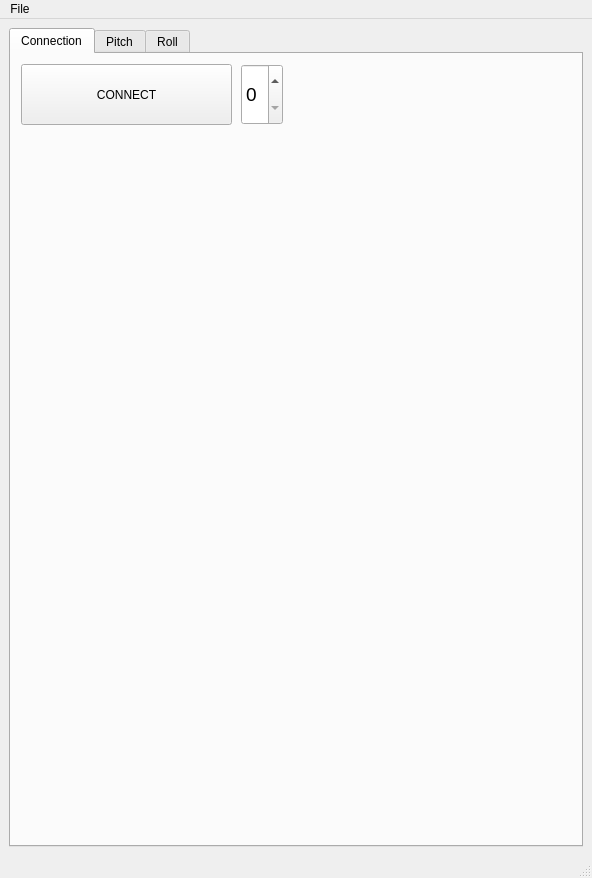
<?xml version="1.0" encoding="UTF-8"?>
<ui version="4.0">
 <class>MainWindow</class>
 <widget class="QMainWindow" name="MainWindow">
  <property name="geometry">
   <rect>
    <x>0</x>
    <y>0</y>
    <width>592</width>
    <height>878</height>
   </rect>
  </property>
  <property name="windowTitle">
   <string>Airbus Fly-By-Wire Development</string>
  </property>
  <widget class="QWidget" name="centralWidget">
   <layout class="QVBoxLayout" name="verticalLayout">
    <item>
     <widget class="QTabWidget" name="tab">
      <property name="currentIndex">
       <number>0</number>
      </property>
      <widget class="QWidget" name="tabConnection">
       <attribute name="title">
        <string>Connection</string>
       </attribute>
       <widget class="QPushButton" name="pushButtonConnect">
        <property name="geometry">
         <rect>
          <x>10</x>
          <y>10</y>
          <width>211</width>
          <height>61</height>
         </rect>
        </property>
        <property name="autoFillBackground">
         <bool>false</bool>
        </property>
        <property name="text">
         <string>CONNECT</string>
        </property>
        <property name="checkable">
         <bool>false</bool>
        </property>
        <property name="checked">
         <bool>false</bool>
        </property>
       </widget>
       <widget class="QSpinBox" name="spinBoxConfigurationIndex">
        <property name="geometry">
         <rect>
          <x>230</x>
          <y>10</y>
          <width>42</width>
          <height>61</height>
         </rect>
        </property>
        <property name="font">
         <font>
          <pointsize>14</pointsize>
         </font>
        </property>
        <property name="maximum">
         <number>9</number>
        </property>
        <property name="value">
         <number>0</number>
        </property>
       </widget>
      </widget>
      <widget class="QWidget" name="tabPitch">
       <attribute name="title">
        <string>Pitch</string>
       </attribute>
       <layout class="QGridLayout" name="gridLayout">
        <item row="2" column="0">
         <widget class="ActualDemandChart" name="pitchRate"/>
        </item>
        <item row="0" column="0">
         <widget class="QLabel" name="labelPitch"/>
        </item>
        <item row="1" column="0">
         <widget class="ActualDemandChart" name="c_star"/>
        </item>
       </layout>
      </widget>
      <widget class="QWidget" name="tabRoll">
       <attribute name="title">
        <string>Roll</string>
       </attribute>
       <layout class="QGridLayout" name="gridLayout">
        <item row="1" column="0">
         <widget class="ActualDemandChart" name="rollRate"/>
        </item>
        <item row="2" column="0">
         <widget class="ActualDemandChart" name="bank"/>
        </item>
        <item row="0" column="0">
         <widget class="QLabel" name="labelRoll"/>
        </item>
       </layout>
      </widget>
     </widget>
    </item>
   </layout>
  </widget>
  <widget class="QMenuBar" name="menubar">
   <property name="geometry">
    <rect>
     <x>0</x>
     <y>0</y>
     <width>592</width>
     <height>21</height>
    </rect>
   </property>
   <widget class="QMenu" name="menuFile">
    <property name="title">
     <string>File</string>
    </property>
    <addaction name="actionExit"/>
   </widget>
   <addaction name="menuFile"/>
  </widget>
  <widget class="QStatusBar" name="statusbar"/>
  <action name="actionExit">
   <property name="text">
    <string>Exit</string>
   </property>
  </action>
 </widget>
 <customwidgets>
  <customwidget>
   <class>ActualDemandChart</class>
   <extends>QGraphicsView</extends>
   <header>ActualDemandChart.h</header>
  </customwidget>
 </customwidgets>
 <resources/>
 <connections>
  <connection>
   <sender>actionExit</sender>
   <signal>triggered()</signal>
   <receiver>MainWindow</receiver>
   <slot>close()</slot>
   <hints>
    <hint type="sourcelabel">
     <x>-1</x>
     <y>-1</y>
    </hint>
    <hint type="destinationlabel">
     <x>399</x>
     <y>299</y>
    </hint>
   </hints>
  </connection>
 </connections>
</ui>
